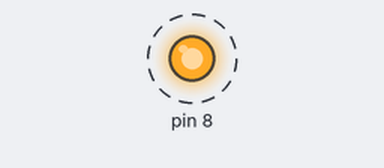
Bench run of a sketch on a simulated Arduino Uno, built with avr-gcc and run on an emulated ATmega328P. On the bench: output pins drawn as LEDs (lit = HIGH). Dashed ring = blinking.

Above: at 0.02 s.
Timing chart, 0 to 3.0 s (numbered marks = the images above):
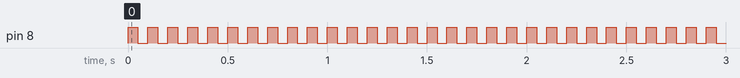

The sketch:

ThunderStorm_functionDriven-test.ino
```cpp
//Delay controllers
int ledOne_delay = 50;

//Initial setup
void setup() {

  // Set LED pins to output
  pinMode(8, OUTPUT);

}

void loop() {

  //Led 1
  digitalWrite(8, HIGH);
  delay(ledOne_delay);
  digitalWrite(8, LOW);
  delay(ledOne_delay);

};
```

Measured:
- by itself, pin 8: alternates HIGH for 0.05 s and LOW for 0.05 s
